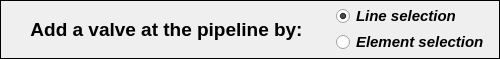
  <widget class="QFrame" name="top_frame">
   <property name="geometry">
    <rect>
     <x>0</x>
     <y>0</y>
     <width>500</width>
     <height>59</height>
    </rect>
   </property>
   <property name="minimumSize">
    <size>
     <width>500</width>
     <height>59</height>
    </size>
   </property>
   <property name="maximumSize">
    <size>
     <width>500</width>
     <height>59</height>
    </size>
   </property>
   <property name="frameShape">
    <enum>QFrame::Box</enum>
   </property>
   <property name="frameShadow">
    <enum>QFrame::Plain</enum>
   </property>
   <property name="lineWidth">
    <number>1</number>
   </property>
   <widget class="QLabel" name="label">
    <property name="geometry">
     <rect>
      <x>12</x>
      <y>8</y>
      <width>309</width>
      <height>43</height>
     </rect>
    </property>
    <property name="font">
     <font>
      <family>Arial</family>
      <pointsize>14</pointsize>
      <weight>75</weight>
      <italic>false</italic>
      <bold>true</bold>
     </font>
    </property>
    <property name="text">
     <string>&lt;html&gt;&lt;head/&gt;&lt;body&gt;&lt;p align=&quot;center&quot;&gt;Add a valve at the pipeline by:&lt;/p&gt;&lt;/body&gt;&lt;/html&gt;</string>
    </property>
    <property name="textFormat">
     <enum>Qt::AutoText</enum>
    </property>
    <property name="alignment">
     <set>Qt::AlignCenter</set>
    </property>
   </widget>
   <widget class="QRadioButton" name="radioButton_line_selection">
    <property name="geometry">
     <rect>
      <x>336</x>
      <y>6</y>
      <width>155</width>
      <height>20</height>
     </rect>
    </property>
    <property name="minimumSize">
     <size>
      <width>155</width>
      <height>20</height>
     </size>
    </property>
    <property name="maximumSize">
     <size>
      <width>130</width>
      <height>20</height>
     </size>
    </property>
    <property name="font">
     <font>
      <family>Arial</family>
      <pointsize>11</pointsize>
      <weight>75</weight>
      <italic>true</italic>
      <bold>true</bold>
      <stylestrategy>PreferAntialias</stylestrategy>
     </font>
    </property>
    <property name="focusPolicy">
     <enum>Qt::ClickFocus</enum>
    </property>
    <property name="text">
     <string>Line selection</string>
    </property>
    <property name="checked">
     <bool>true</bool>
    </property>
    <attribute name="buttonGroup">
     <string notr="true">buttonGroup</string>
    </attribute>
   </widget>
   <widget class="QRadioButton" name="radioButton_element_selection">
    <property name="geometry">
     <rect>
      <x>336</x>
      <y>32</y>
      <width>155</width>
      <height>20</height>
     </rect>
    </property>
    <property name="minimumSize">
     <size>
      <width>155</width>
      <height>20</height>
     </size>
    </property>
    <property name="maximumSize">
     <size>
      <width>155</width>
      <height>20</height>
     </size>
    </property>
    <property name="font">
     <font>
      <family>Arial</family>
      <pointsize>11</pointsize>
      <weight>75</weight>
      <italic>true</italic>
      <bold>true</bold>
      <stylestrategy>PreferAntialias</stylestrategy>
     </font>
    </property>
    <property name="focusPolicy">
     <enum>Qt::ClickFocus</enum>
    </property>
    <property name="text">
     <string>Element selection</string>
    </property>
    <property name="checked">
     <bool>false</bool>
    </property>
    <attribute name="buttonGroup">
     <string notr="true">buttonGroup</string>
    </attribute>
   </widget>
  </widget>
